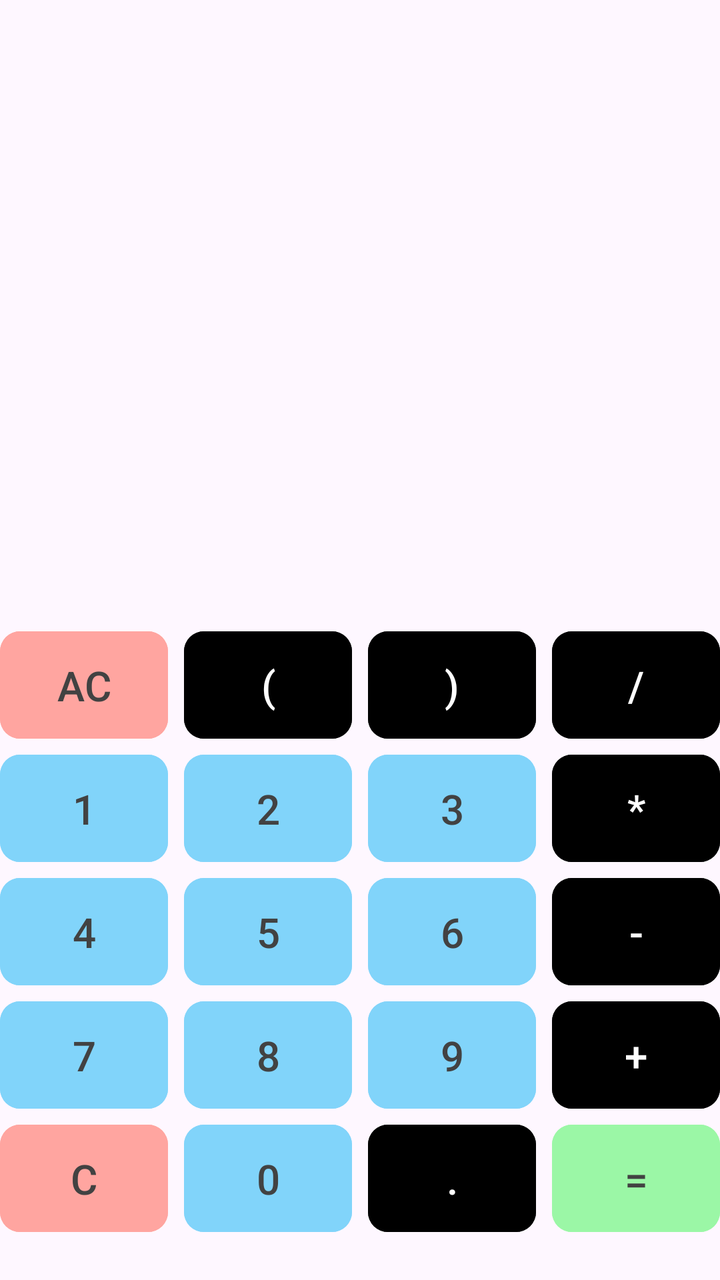
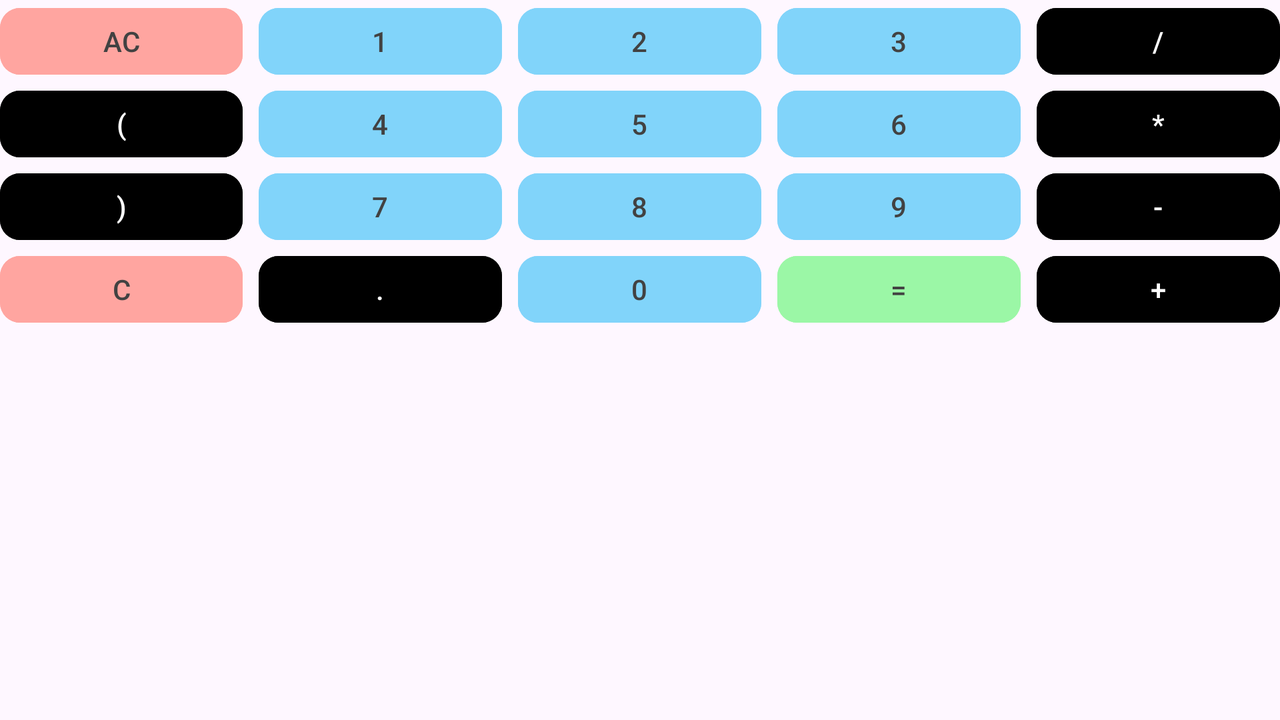

Two renders of one Android screen. The first uses the default layout on a phone; the second uses the alternative layout the repository ships for a different screen configuration, on a matching device. The two XML files are below.
<!-- AndroidManifest.xml: application theme Theme.Calculator_Dz -->
<!-- res/layout/buttons_layout.xml -->
<?xml version="1.0" encoding="utf-8"?>
<TableLayout
    xmlns:android="http://schemas.android.com/apk/res/android"
    xmlns:app="http://schemas.android.com/apk/res-auto"
    android:id="@+id/butL"
    android:layout_width="match_parent"
    android:layout_weight="1"
    android:layout_margin="15dp"
    android:layout_height="wrap_content"
    android:gravity="bottom"
    android:paddingBottom="20dp">

    <TableRow
        android:layout_width="match_parent"
        android:layout_height="match_parent">


        <com.google.android.material.button.MaterialButton
            android:id="@+id/buttonAC"
            app:cornerRadius="10dp"
            android:backgroundTint="@color/red"
            android:layout_marginEnd="8dp"
            android:layout_width="30pt"
            android:layout_height="30pt"
            android:layout_weight="1"
            android:text="AC"
            android:textColor="@color/black"
            android:textSize="10pt"/>

        <com.google.android.material.button.MaterialButton
            android:id="@+id/buttonOpenBracket"
            app:cornerRadius="10dp"
            android:backgroundTint="@color/blue1"
            android:layout_marginEnd="8dp"
            android:layout_width="30pt"
            android:layout_height="30pt"
            android:layout_weight="1"
            android:text="("
            android:textColor="@color/white"
            android:textSize="10pt"/>

        <com.google.android.material.button.MaterialButton
            android:id="@+id/buttonCloseBracket"
            app:cornerRadius="10dp"
            android:backgroundTint="@color/blue1"
            android:layout_marginEnd="8dp"
            android:layout_width="30pt"
            android:layout_height="30pt"
            android:layout_weight="1"
            android:text=")"
            android:textColor="@color/white"
            android:textSize="10pt"/>

        <com.google.android.material.button.MaterialButton
            android:id="@+id/buttonDivide"
            app:cornerRadius="10dp"
            android:backgroundTint="@color/blue1"
            android:layout_width="30pt"
            android:layout_height="30pt"
            android:layout_weight="1"
            android:text="/"
            android:textColor="@color/white"
            android:textSize="10pt"/>


        />


    </TableRow>

    <TableRow
        android:layout_width="match_parent"
        android:layout_height="match_parent">


        <com.google.android.material.button.MaterialButton
            android:id="@+id/button1"
            app:cornerRadius="10dp"
            android:backgroundTint="@color/blue"
            android:layout_marginEnd="8dp"
            android:layout_width="30pt"
            android:layout_height="30pt"
            android:layout_weight="1"
            android:text="1"
            android:textColor="@color/black"
            android:textSize="10pt"/>

        <com.google.android.material.button.MaterialButton
            android:id="@+id/button2"
            app:cornerRadius="10dp"
            android:backgroundTint="@color/blue"
            android:layout_marginEnd="8dp"
            android:layout_width="30pt"
            android:layout_height="30pt"
            android:layout_weight="1"
            android:text="2"
            android:textColor="@color/black"
            android:textSize="10pt"/>

        <com.google.android.material.button.MaterialButton
            android:id="@+id/button3"
            app:cornerRadius="10dp"
            android:backgroundTint="@color/blue"
            android:layout_marginEnd="8dp"
            android:layout_width="30pt"
            android:layout_height="30pt"
            android:layout_weight="1"
            android:text="3"
            android:textColor="@color/black"
            android:textSize="10pt"/>

        <com.google.android.material.button.MaterialButton
            android:id="@+id/buttonMultiply"
            app:cornerRadius="10dp"
            android:backgroundTint="@color/blue1"
            android:layout_width="30pt"
            android:layout_height="30pt"
            android:layout_weight="1"
            android:text="*"
            android:textColor="@color/white"
            android:textSize="10pt"/>


        />


    </TableRow>

    <TableRow
        android:layout_width="match_parent"
        android:layout_height="match_parent">

        <com.google.android.material.button.MaterialButton
            android:id="@+id/button4"
            app:cornerRadius="10dp"
            android:backgroundTint="@color/blue"
            android:layout_marginEnd="8dp"
            android:layout_width="30pt"
            android:layout_height="30pt"
            android:layout_weight="1"
            android:text="4"
            android:textColor="@color/black"
            android:textSize="10pt"/>

        <com.google.android.material.button.MaterialButton
            android:id="@+id/button5"
            app:cornerRadius="10dp"
            android:backgroundTint="@color/blue"
            android:layout_marginEnd="8dp"
            android:layout_width="30pt"
            android:layout_height="30pt"
            android:layout_weight="1"
            android:text="5"
            android:textColor="@color/black"
            android:textSize="10pt"/>

        <com.google.android.material.button.MaterialButton
            android:id="@+id/button6"
            app:cornerRadius="10dp"
            android:backgroundTint="@color/blue"
            android:layout_marginEnd="8dp"
            android:layout_width="30pt"
            android:layout_height="30pt"
            android:layout_weight="1"
            android:text="6"
            android:textColor="@color/black"
            android:textSize="10pt"/>

        <com.google.android.material.button.MaterialButton
            android:id="@+id/buttonMinus"
            app:cornerRadius="10dp"
            android:backgroundTint="@color/blue1"

            android:layout_width="30pt"
            android:layout_height="30pt"
            android:layout_weight="1"
            android:text="-"
            android:textColor="@color/white"
            android:textSize="10pt"/>


        />


    </TableRow>

    <TableRow
        android:layout_width="match_parent"
        android:layout_height="match_parent">


        <com.google.android.material.button.MaterialButton
            android:id="@+id/button7"
            app:cornerRadius="10dp"
            android:backgroundTint="@color/blue"
            android:layout_marginEnd="8dp"
            android:layout_width="30pt"
            android:layout_height="30pt"
            android:layout_weight="1"
            android:text="7"
            android:textColor="@color/black"
            android:textSize="10pt"/>

        <com.google.android.material.button.MaterialButton
            android:id="@+id/button8"
            app:cornerRadius="10dp"
            android:backgroundTint="@color/blue"
            android:layout_marginEnd="8dp"
            android:layout_width="30pt"
            android:layout_height="30pt"
            android:layout_weight="1"
            android:text="8"
            android:textColor="@color/black"
            android:textSize="10pt"/>

        <com.google.android.material.button.MaterialButton
            android:id="@+id/button9"
            app:cornerRadius="10dp"
            android:backgroundTint="@color/blue"
            android:layout_marginEnd="8dp"
            android:layout_width="30pt"
            android:layout_height="30pt"
            android:layout_weight="1"
            android:text="9"
            android:textColor="@color/black"
            android:textSize="10pt"/>

        <com.google.android.material.button.MaterialButton
            android:id="@+id/buttonPlus"
            app:cornerRadius="10dp"
            android:backgroundTint="@color/blue1"
            android:layout_width="30pt"
            android:layout_height="30pt"
            android:layout_weight="1"
            android:text="+"
            android:textColor="@color/white"
            android:textSize="10pt"/>


        />


    </TableRow>

    <TableRow
        android:layout_width="match_parent"
        android:layout_height="match_parent">


        <com.google.android.material.button.MaterialButton
            android:id="@+id/buttonC"
            app:cornerRadius="10dp"
            android:backgroundTint="@color/red"
            android:layout_marginEnd="8dp"
            android:layout_width="30pt"
            android:layout_height="30pt"
            android:layout_weight="1"
            android:text="C"
            android:textColor="@color/black"
            android:textSize="10pt"/>

        <com.google.android.material.button.MaterialButton
            android:id="@+id/button0"
            app:cornerRadius="10dp"
            android:backgroundTint="@color/blue"
            android:layout_marginEnd="8dp"
            android:layout_width="30pt"
            android:layout_height="30pt"
            android:layout_weight="1"
            android:text="0"
            android:textColor="@color/black"
            android:textSize="10pt"/>

        <com.google.android.material.button.MaterialButton
            android:id="@+id/buttonDot"
            app:cornerRadius="10dp"
            android:backgroundTint="@color/blue1"
            android:layout_marginEnd="8dp"
            android:layout_width="30pt"
            android:layout_height="30pt"
            android:layout_weight="1"
            android:text="."
            android:textColor="@color/white"
            android:textSize="10pt"/>

        <com.google.android.material.button.MaterialButton
            android:id="@+id/buttonEqual"
            app:cornerRadius="10dp"
            android:backgroundTint="@color/green"
            android:layout_width="30pt"
            android:layout_height="30pt"
            android:layout_weight="1"
            android:text="="
            android:textColor="@color/black"
            android:textSize="10pt"/>


        />


    </TableRow>






</TableLayout>
<!-- resources referenced by this layout -->
<resources>
  <color name="black">#424242</color>
  <color name="blue">#81D4FA</color>
  <color name="green">#9BF7A6</color>
  <color name="red">#FFA5A0</color>
  <color name="white">#FFFFFFFF</color>
  <style name="Theme.Calculator_Dz" parent="Base.Theme.Calculator_Dz" />
  <style name="Base.Theme.Calculator_Dz" parent="Theme.Material3.DayNight.NoActionBar">
          
          
      </style>
</resources>
<!-- res/layout-land/buttons_layout.xml (the author's variant of the layout above) -->
<!-- drawn on the phone turned sideways -->
<?xml version="1.0" encoding="utf-8"?>
<TableLayout
    xmlns:android="http://schemas.android.com/apk/res/android"
    xmlns:app="http://schemas.android.com/apk/res-auto"
    android:id="@+id/butL"
    android:layout_width="match_parent"
    android:layout_weight="1"
    android:layout_margin="15dp"
    android:layout_height="wrap_content"
    android:paddingBottom="10dp"
    >


    <TableRow
        android:layout_width="match_parent"
        android:layout_height="match_parent">

        <com.google.android.material.button.MaterialButton
            android:id="@+id/buttonAC"
            app:cornerRadius="10dp"
            android:backgroundTint="@color/red"
            android:layout_marginEnd="8dp"
            android:layout_width="20pt"
            android:layout_height="20pt"
            android:layout_weight="1"
            android:text="AC"
            android:textColor="@color/black"/>


        <com.google.android.material.button.MaterialButton
            android:id="@+id/button1"
            app:cornerRadius="10dp"
            android:backgroundTint="@color/blue"
            android:layout_marginEnd="8dp"
            android:layout_width="30pt"
            android:layout_height="20pt"
            android:layout_weight="1"
            android:text="1"
            android:textColor="@color/black"/>



        <com.google.android.material.button.MaterialButton
            android:id="@+id/button2"
            app:cornerRadius="10dp"
            android:backgroundTint="@color/blue"
            android:layout_marginEnd="8dp"
            android:layout_width="30pt"
            android:layout_height="20pt"
            android:layout_weight="1"
            android:text="2"
            android:textColor="@color/black"/>

        <com.google.android.material.button.MaterialButton
            android:id="@+id/button3"
            app:cornerRadius="10dp"
            android:backgroundTint="@color/blue"
            android:layout_marginEnd="8dp"
            android:layout_width="30pt"
            android:layout_height="20pt"
            android:layout_weight="1"
            android:text="3"
            android:textColor="@color/black"/>

        <com.google.android.material.button.MaterialButton
            android:id="@+id/buttonDivide"
            app:cornerRadius="10dp"
            android:backgroundTint="@color/blue1"
            android:layout_width="30pt"
            android:layout_height="20pt"
            android:layout_weight="1"
            android:text="/"
            android:textColor="@color/white"/>







    </TableRow>

    <TableRow
        android:layout_width="match_parent"
        android:layout_height="match_parent">

        <com.google.android.material.button.MaterialButton
            android:id="@+id/buttonOpenBracket"
            app:cornerRadius="10dp"
            android:backgroundTint="@color/blue1"
            android:layout_marginEnd="8dp"
            android:layout_width="30pt"
            android:layout_height="20pt"
            android:layout_weight="1"
            android:text="("
            android:textColor="@color/white"/>

        <com.google.android.material.button.MaterialButton
            android:id="@+id/button4"
            app:cornerRadius="10dp"
            android:backgroundTint="@color/blue"
            android:layout_marginEnd="8dp"
            android:layout_width="30pt"
            android:layout_height="20pt"
            android:layout_weight="1"
            android:text="4"
            android:textColor="@color/black"/>

        <com.google.android.material.button.MaterialButton
            android:id="@+id/button5"
            app:cornerRadius="10dp"
            android:backgroundTint="@color/blue"
            android:layout_marginEnd="8dp"
            android:layout_width="30pt"
            android:layout_height="20pt"
            android:layout_weight="1"
            android:text="5"
            android:textColor="@color/black"/>

        <com.google.android.material.button.MaterialButton
            android:id="@+id/button6"
            app:cornerRadius="10dp"
            android:backgroundTint="@color/blue"
            android:layout_marginEnd="8dp"
            android:layout_width="30pt"
            android:layout_height="20pt"
            android:layout_weight="1"
            android:text="6"
            android:textColor="@color/black"/>

        <com.google.android.material.button.MaterialButton
            android:id="@+id/buttonMultiply"
            app:cornerRadius="10dp"
            android:backgroundTint="@color/blue1"
            android:layout_width="30pt"
            android:layout_height="20pt"
            android:layout_weight="1"
            android:text="*"
            android:textColor="@color/white"/>









    </TableRow>

    <TableRow
        android:layout_width="match_parent"
        android:layout_height="match_parent">

        <com.google.android.material.button.MaterialButton
            android:id="@+id/buttonCloseBracket"
            app:cornerRadius="10dp"
            android:backgroundTint="@color/blue1"
            android:layout_marginEnd="8dp"
            android:layout_width="30pt"
            android:layout_height="20pt"
            android:layout_weight="1"
            android:text=")"
            android:textColor="@color/white"/>


        <com.google.android.material.button.MaterialButton
            android:id="@+id/button7"
            app:cornerRadius="10dp"
            android:backgroundTint="@color/blue"
            android:layout_marginEnd="8dp"
            android:layout_width="30pt"
            android:layout_height="20pt"
            android:layout_weight="1"
            android:text="7"
            android:textColor="@color/black"/>

        <com.google.android.material.button.MaterialButton
            android:id="@+id/button8"
            app:cornerRadius="10dp"
            android:backgroundTint="@color/blue"
            android:layout_marginEnd="8dp"
            android:layout_width="30pt"
            android:layout_height="20pt"
            android:layout_weight="1"
            android:text="8"
            android:textColor="@color/black"/>

        <com.google.android.material.button.MaterialButton
            android:id="@+id/button9"
            app:cornerRadius="10dp"
            android:backgroundTint="@color/blue"
            android:layout_marginEnd="8dp"
            android:layout_width="30pt"
            android:layout_height="20pt"
            android:layout_weight="1"
            android:text="9"
            android:textColor="@color/black"/>

        <com.google.android.material.button.MaterialButton
            android:id="@+id/buttonMinus"
            app:cornerRadius="10dp"
            android:backgroundTint="@color/blue1"

            android:layout_width="30pt"
            android:layout_height="20pt"
            android:layout_weight="1"
            android:text="-"
            android:textColor="@color/white"/>







    </TableRow>

    <TableRow
        android:layout_width="match_parent"
        android:layout_height="match_parent">


        <com.google.android.material.button.MaterialButton
            android:id="@+id/buttonC"
            app:cornerRadius="10dp"
            android:backgroundTint="@color/red"
            android:layout_marginEnd="8dp"
            android:layout_width="30pt"
            android:layout_height="20pt"
            android:layout_weight="1"
            android:text="C"
            android:textColor="@color/black"/>

        <com.google.android.material.button.MaterialButton
            android:id="@+id/buttonDot"
            app:cornerRadius="10dp"
            android:backgroundTint="@color/blue1"
            android:layout_marginEnd="8dp"
            android:layout_width="30pt"
            android:layout_height="20pt"
            android:layout_weight="1"
            android:text="."
            android:textColor="@color/white"/>

        <com.google.android.material.button.MaterialButton
            android:id="@+id/button0"
            app:cornerRadius="10dp"
            android:backgroundTint="@color/blue"
            android:layout_width="30pt"
            android:layout_height="20pt"
            android:layout_weight="1"
            android:layout_marginEnd="8dp"
            android:text="0"
            android:textColor="@color/black"/>

        <com.google.android.material.button.MaterialButton
            android:id="@+id/buttonEqual"
            app:cornerRadius="10dp"
            android:backgroundTint="@color/green"
            android:layout_width="30pt"
            android:layout_height="20pt"
            android:layout_weight="1"
            android:layout_marginEnd="8dp"
            android:text="="
            android:textColor="@color/black"/>

        <com.google.android.material.button.MaterialButton
            android:id="@+id/buttonPlus"
            app:cornerRadius="10dp"
            android:backgroundTint="@color/blue1"
            android:layout_width="30pt"
            android:layout_height="20pt"
            android:layout_weight="1"
            android:text="+"
            android:textColor="@color/white"/>











    </TableRow>






</TableLayout>
